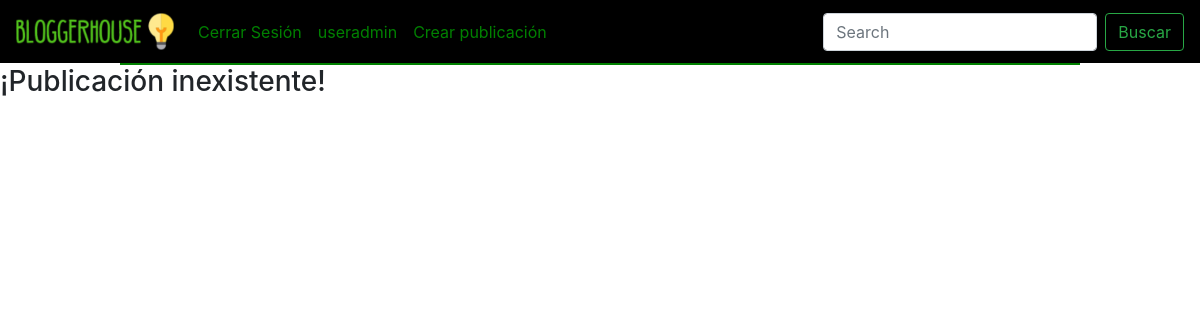
The page /posts/detail-post/17/ (signed in) on the database as committed earlier.
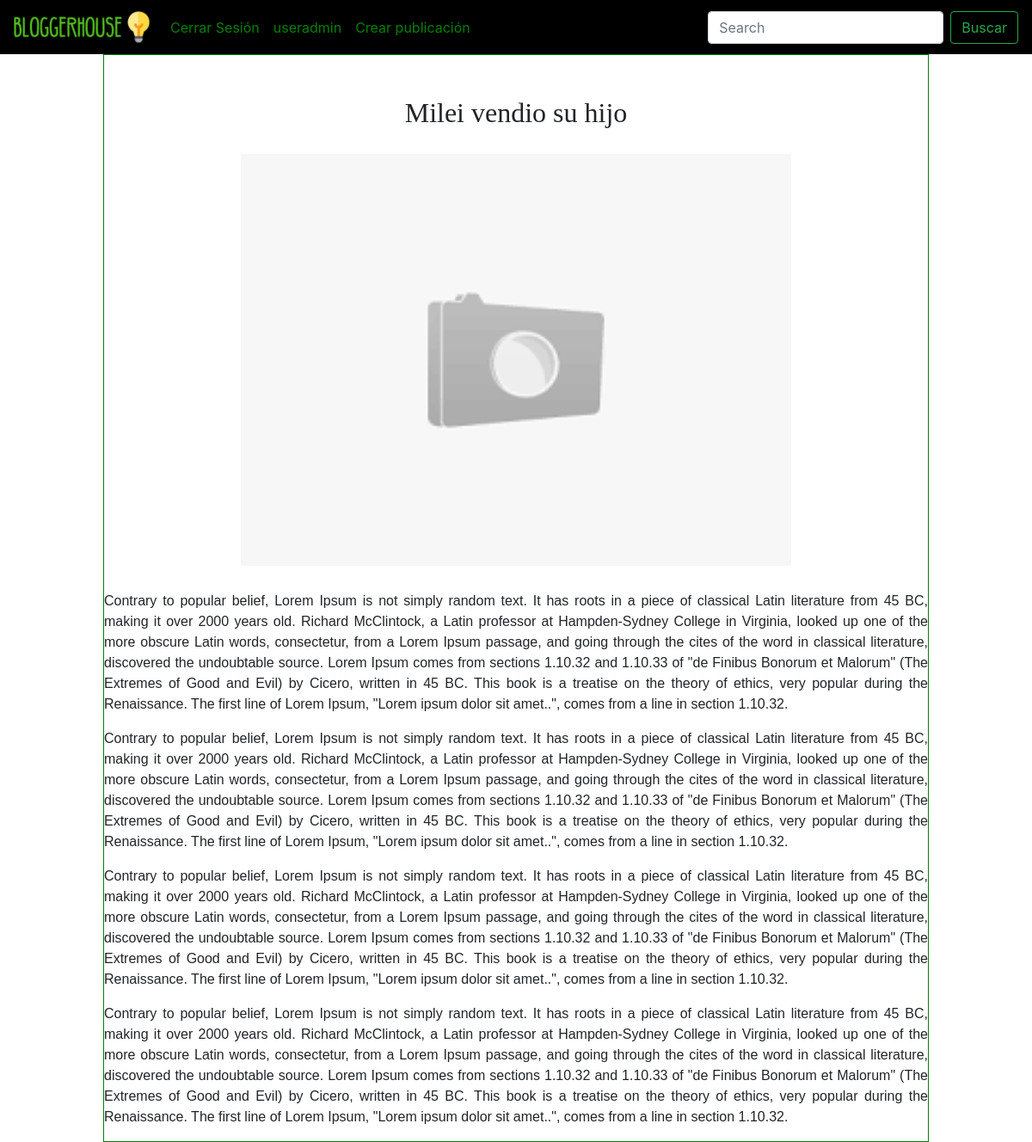
The same page on the database as committed later.
### publicaciones/models.py (models this page shows)
class publicacion(models.Model):
    user = models.ForeignKey(User,on_delete=models.CASCADE)
    title = models.CharField(max_length=40,blank=False,null=False)
    content = models.TextField(null = False)
    category = models.ForeignKey(categoria,on_delete=models.RESTRICT)
    dt_creation = models.DateTimeField(default = timezone.now)
    dt_update = models.DateTimeField(default = timezone.now)
    main_image = models.ImageField(upload_to = 'post_image', default ='post_image/post-image-default-2.png', blank=True, null=True)
    is_active = models.BooleanField(default=True)
    class Meta:
        verbose_name = 'Publicación'
        verbose_name_plural = 'Publicaciones'

### publicaciones/views.py (the view)
# urls.py: path('detail-post/<int:pk>/', detail_publicaciones, name = 'detail_publicaciones'),
@login_required
def detail_publicaciones(request,pk):
    try:
        post = publicacion.objects.get(id=pk)
        context = {'publicacion': post}
    except:
        context = {'error': '¡Publicación inexistente!'}
    return render(request,'publicaciones/detail_publicacion_template.html',context=context)

### templates/publicaciones/detail_publicacion_template.html (shortened to what this page needs)
{% extends 'base.html' %}
{% block contenido %}
    {% if publicacion %}
    <div class = "post-container">
        <h2 class="post-title">{{ publicacion.title}}</h2>
        <img class="img-content" src="{{publicacion.main_image.url}}" alt="" srcset="">
        {{publicacion.content|safe}}
    </div>
    {% else %}
    <div style="width: 80%; margin-left: auto; margin-right: auto; border: 1px solid green"></div>
        <h3>{{ error }}</h3>
    {% endif %}
{% endblock %}

Rows that differ between the two databases and show on the page:
added publicacion: title "Milei vendio su hijo", main_image (placeholder picture), content "Contrary to popular belief, Lorem Ipsum is not simply random text. It has roots in a piece of classical Latin literature from 45 BC, making it over 2000 years old. Richard McClintock, a Latin professor at Hampden-Sydney College in Virginia, looked up one of the more obscure Latin words, consectetur, from a Lorem Ipsum passage, and going through the cites of the word in classical literature, discovered the undoubtable source. Lorem Ipsum comes from sections 1.10.32 and 1.10.33 of \"de Finibus Bonorum et Malorum\" (The Extremes of Good and Evil) by Cicero, written in 45 BC. This book is a treatise on the theory of ethics, very popular during the Renaissance. The first line of Lorem Ipsum,…"
Other text that changed with them:
{{ error }}: "¡Publicación inexistente!" → (not shown)
